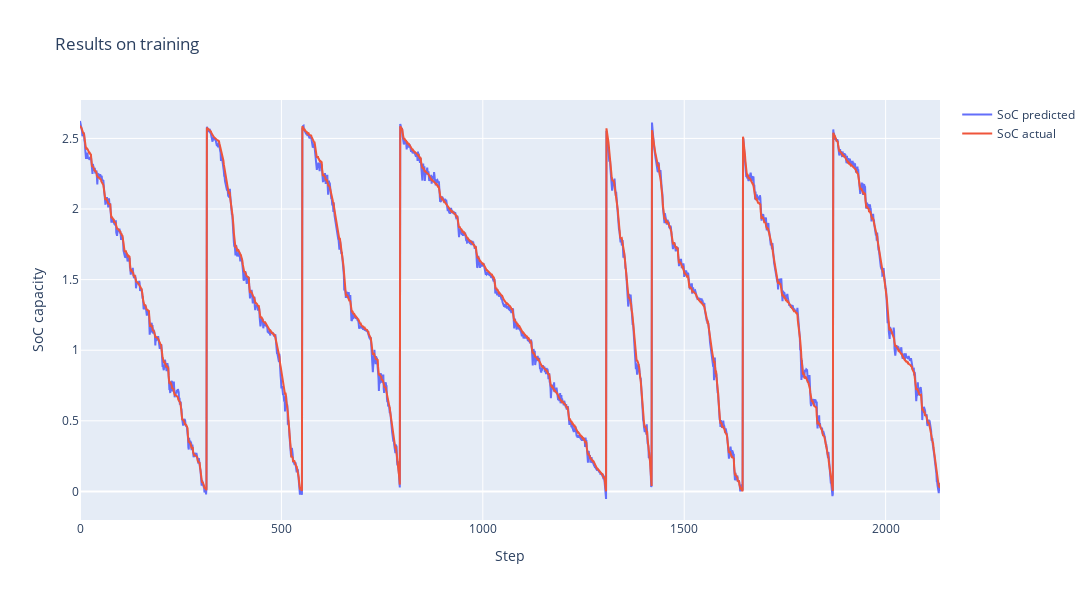

The code cell stored with this chart in its notebook:
### Code cell
cycle_num = 0
steps_num = 8000
step_index = np.arange(cycle_num*steps_num, (cycle_num+1)*steps_num)

fig = go.Figure()
fig.add_trace(go.Scatter(x=step_index, y=train_predictions.flatten()[cycle_num*steps_num:(cycle_num+1)*steps_num],
                    mode='lines', name='SoC predicted'))
fig.add_trace(go.Scatter(x=step_index, y=train_y.flatten()[cycle_num*steps_num:(cycle_num+1)*steps_num],
                    mode='lines', name='SoC actual'))
fig.update_layout(title='Results on training',
                  xaxis_title='Step',
                  yaxis_title='SoC capacity',
                  width=1400,
                  height=600)
fig.show()

### Figure 1 — Plotly figure (JSON) as saved in the notebook; plotly's stock layout.template omitted (floating-point values rounded to 4 significant figures; data arrays with more than 128 entries replaced by an {"elided": "..."} marker saying what was removed)
{"data": [{"mode": "lines", "name": "SoC predicted", "type": "scatter", "x": {"elided": "8000 int values"}, "y": {"elided": "2136 float values"}}, {"mode": "lines", "name": "SoC actual", "type": "scatter", "x": {"elided": "8000 int values"}, "y": {"elided": "2136 float values"}}], "layout": {"height": 600, "title": {"text": "Results on training"}, "width": 1400, "xaxis": {"title": {"text": "Step"}}, "yaxis": {"title": {"text": "SoC capacity"}}}}
